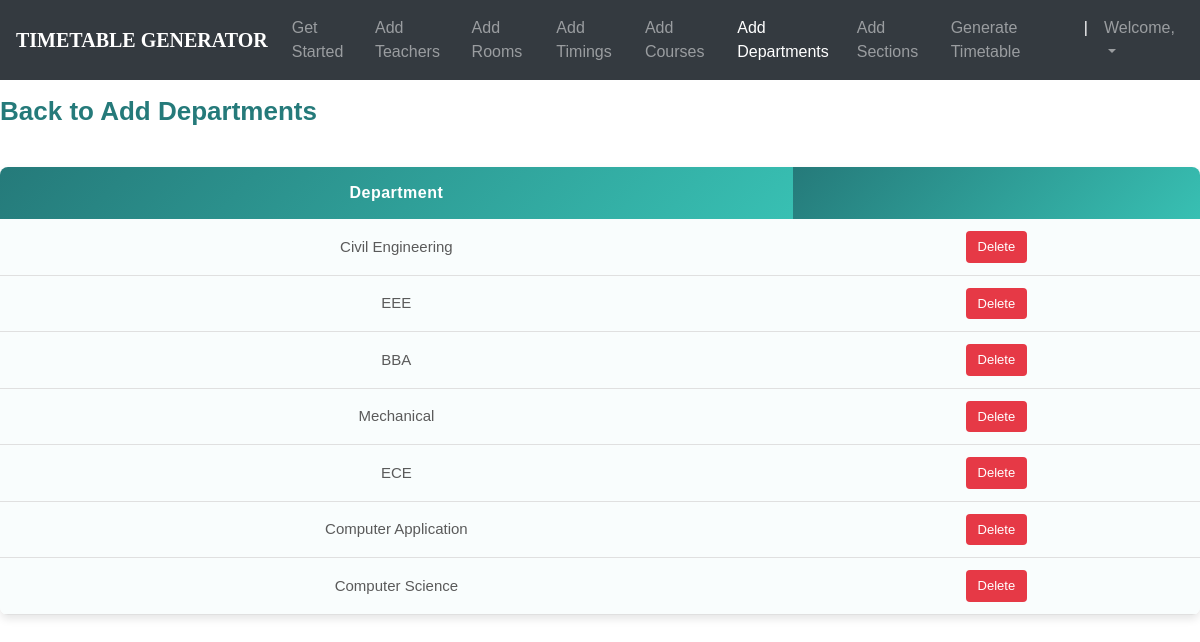
/departments_list/ (signed in), run on an earlier commit of the app's database.
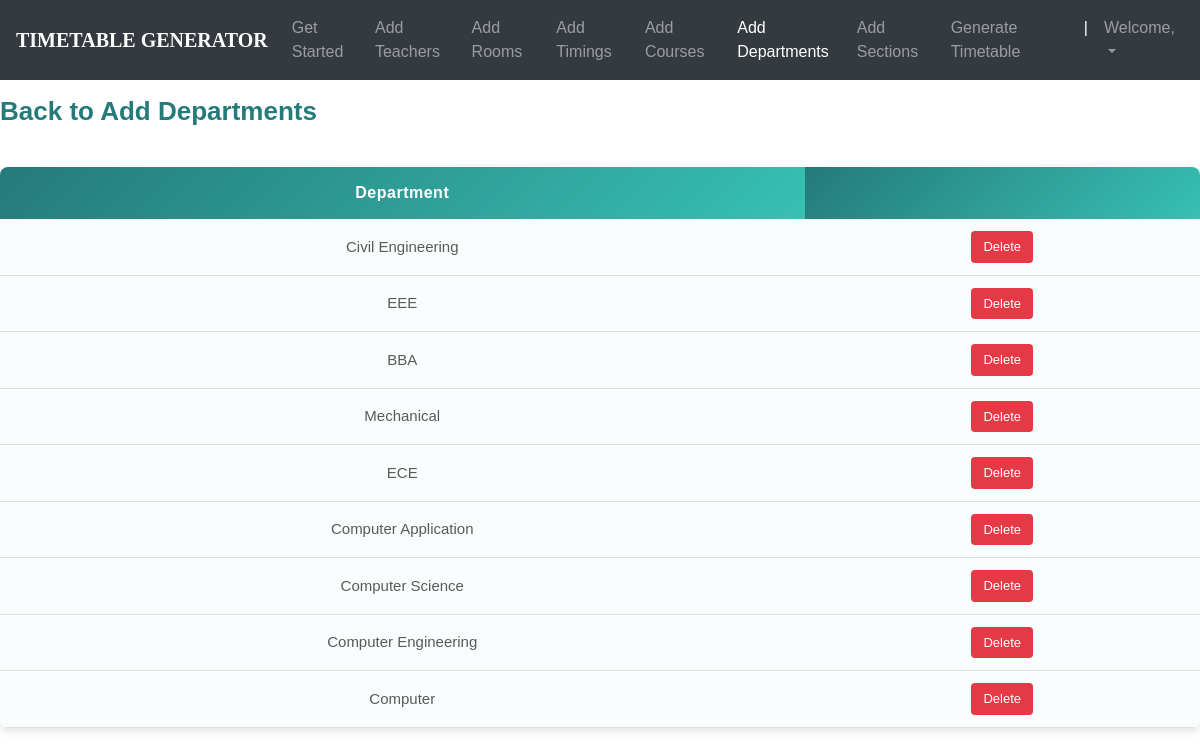
And on a later commit of the database.
### ttgen/models.py (models this page shows, shortened)
class Department(models.Model):
    dept_name = models.CharField(max_length=50)
    courses = models.ManyToManyField(Course)

### ttgen/views.py (the view)
# urls.py: path('departments_list/', views.department_list, name='editdepartment'),
@login_required
def department_list(request):
    return render(request, 'deptlist.html', {
        'departments': Department.objects.all()
    })

### templates/deptlist.html (shortened to what this page needs)
<!DOCTYPE html>
<html lang="en">
<head>
	<link rel="stylesheet" href="https://maxcdn.bootstrapcdn.com/bootstrap/4.0.0/css/bootstrap.min.css">
    <link rel="stylesheet" type="text/css" href="static/css/index.css">
</head>
<body>
        <header>
			<nav class="navbar navbar-expand-md navbar-dark fixed-top bg-dark">
                <a class="navbar-brand" href="#"><b>TIMETABLE GENERATOR</b></a>
                <div class="collapse navbar-collapse" id="navbarCollapse">
                    <ul class="navbar-nav ml-auto">
                    <li class="nav-item">
                        <a class="nav-link" href="{% url 'admindash' %}">Get Started</a>
                    </li>
                    <li class="nav-item">
                        <a class="nav-link" href="{% url 'addInstructors' %}">Add Teachers</a>
                    </li>
                    <li class="nav-item">
                        <a class="nav-link" href="{% url 'addRooms' %}">Add Rooms</a>
                    </li>
                    <li class="nav-item">
		                <a class="nav-link" href="{% url 'addTimings' %}">Add Timings</a>
		            </li>
                    <li class="nav-item">
                        <a class="nav-link" href="{% url 'addCourses' %}">Add Courses</a>
                    </li>
                    <li class="nav-item active">
			            <a class="nav-link" href="{% url 'addDepts' %}">Add Departments</a>
		            </li>
                    <li class="nav-item">
			            <a class="nav-link" href="{% url 'addSections' %}">Add Sections</a>
		            </li>
                    <li class="nav-item">
			            <a class="nav-link" href="{% url 'generate' %}">Generate Timetable</a>
		            </li>
                    <li class="nav-item active">
			            <a class="nav-link">|</a>
		            </li>
                    <li class="nav-item dropdown">
		                <a class="nav-link dropdown-toggle" href="#" id="dropdown03" data-toggle="dropdown" aria-haspopup="true" aria-expanded="false">Welcome, {{ user.first_name }}</a>
		            </li>
                    </ul>
                </div>
            </nav>
        </header>
        {% block content %}
        {% load static %}
        <br><br>
<fieldset class="fieldset">
    <a href="{% url 'addDepts'%}"><h1 class="tablink" onclick="openPage('new')" id="defaultOpen">Back to Add Departments</h1></a>
    <div class="tabcontent" id="edit">
        <table class="table1">
            <thead>
            <tr class="table-headers">
            <th>Department</th>
            <th  class="empty"></th>
            </tr>
            </thead>
            <tbody>
            {% for dept in departments %}
            <tr>
             <td>{{dept.dept_name}}</td>
             <td class="empty">
                <form action="{% url 'deletedepartment' dept.id %}" method="post">
                        <input type="submit" value="Delete" class="cross">
                </form>
             </td>
             </tr>
            {% endfor %}
            </tbody>
        </table>
    </div>
</fieldset>
{% endblock %}

What changed in the data, as far as the page shows it:
added Department: dept_name "Computer Engineering"
added Department: dept_name "Computer"
